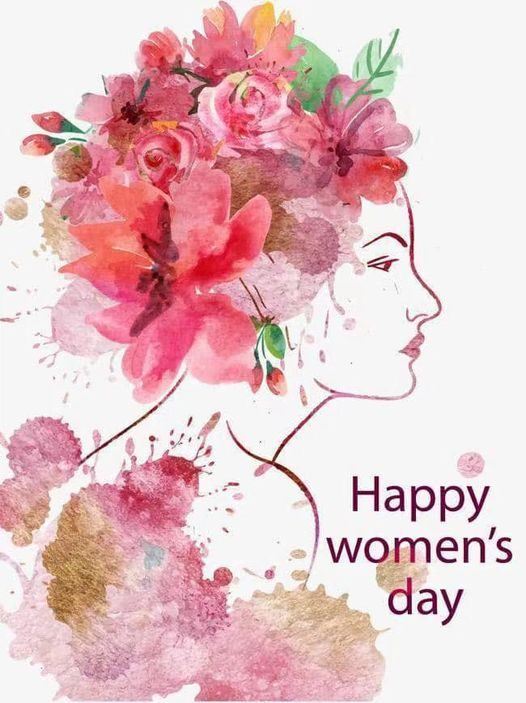
#> input picture cv-1/color_0.jpg, 526 x 703 px, given in place of s_00.png, which was not available
$ python s14_histo.py
#> lines starting #> are read from the running program, lines starting #| are printed output that depends on the picture; pictures that were not available may be replaced by others from this repository, and a replacement may not be noted
### cv-1/star_common.py
import os
import glob
from pathlib import Path
from typing import List, Any, NoReturn

import cv2


__all__ = [
    "img_id",
    "imsave",
    "mkdir"]

RAW_DIR = 'S0'
SOURCE_DIR = 'star'
CACHE_DIR = 'star-cache'
REVISION = '0.0.1'

def img_id(path:str) -> str:
    return os.path.basename(path).partition('.')[0]


# [4 lines left out: function star_source_img_ids, not called in this run]


def imsave(base:Path, name:str, img:Any, **kwargs) -> None:
    cv2.imwrite(str(base / name), img, **kwargs)

def mkdir(base:Path) -> None:
    base.mkdir(parents=True, exist_ok=True)

### cv-1/s14_histo.py
from pathlib import Path

import numpy as np
import cv2

from star_common import imsave

S0 = 'star-cache/x1/s_00.png'
OUT_DIR = Path('o/014')

def main():
    OUT_DIR.mkdir(parents=True, exist_ok=True)

    img = cv2.imread(S0)
#> img is the input picture: shape (703, 526, 3); mean B, G, R 196.9, 193.5, 229.1
    gray = cv2.cvtColor(img,cv2.COLOR_BGR2GRAY)
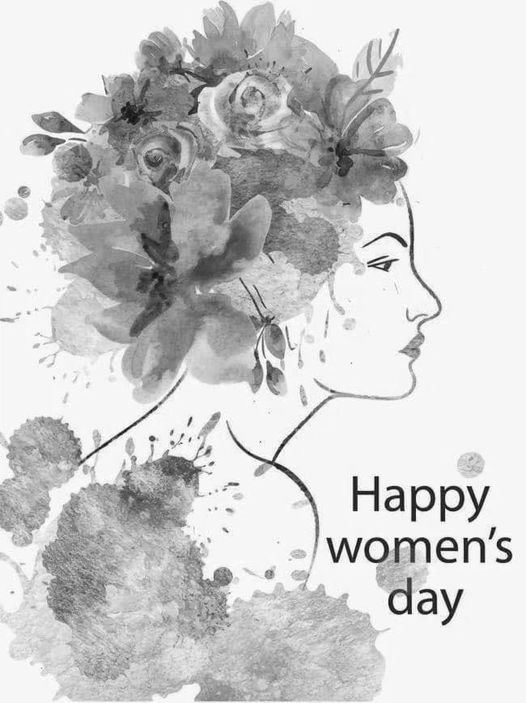
#> gray: shape (703, 526); min 8, max 255, mean 204.6
    equ = cv2.equalizeHist(gray)
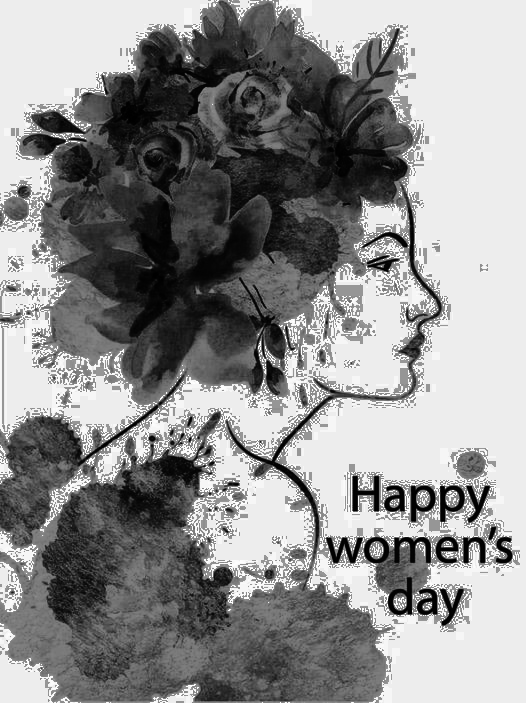
#> equ: shape (703, 526); min 0, max 255, mean 142.8
    res = np.hstack((gray, equ))
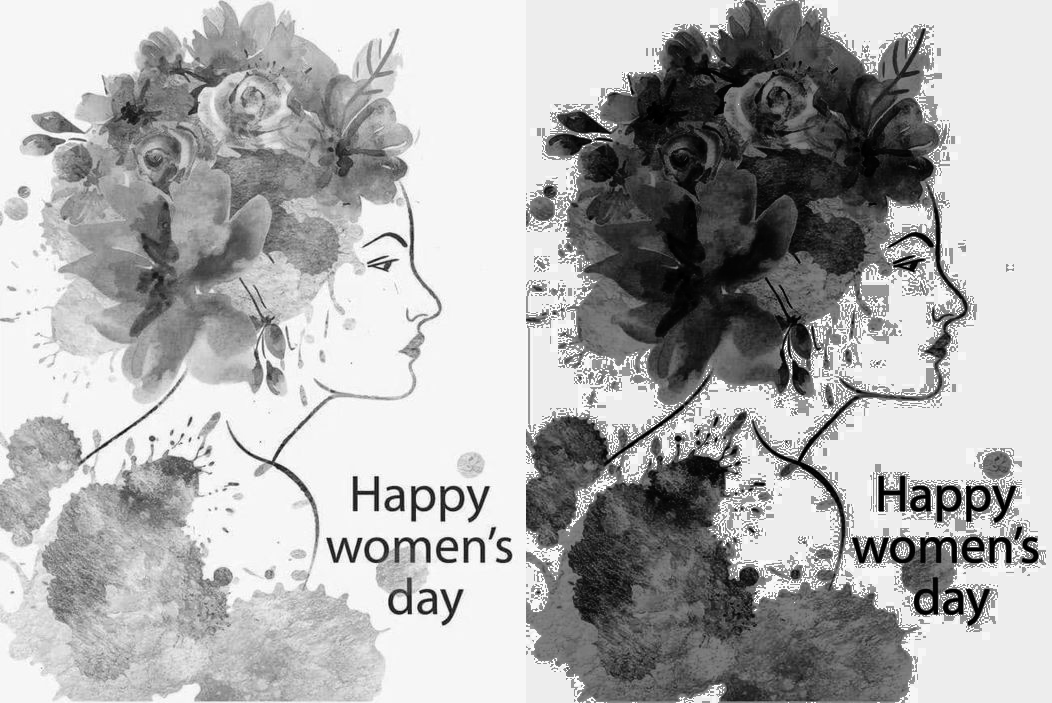
#> res: shape (703, 1052); min 0, max 255, mean 173.7
    imsave(OUT_DIR, "01_equ.png", res)

if __name__ == '__main__':
    main()
